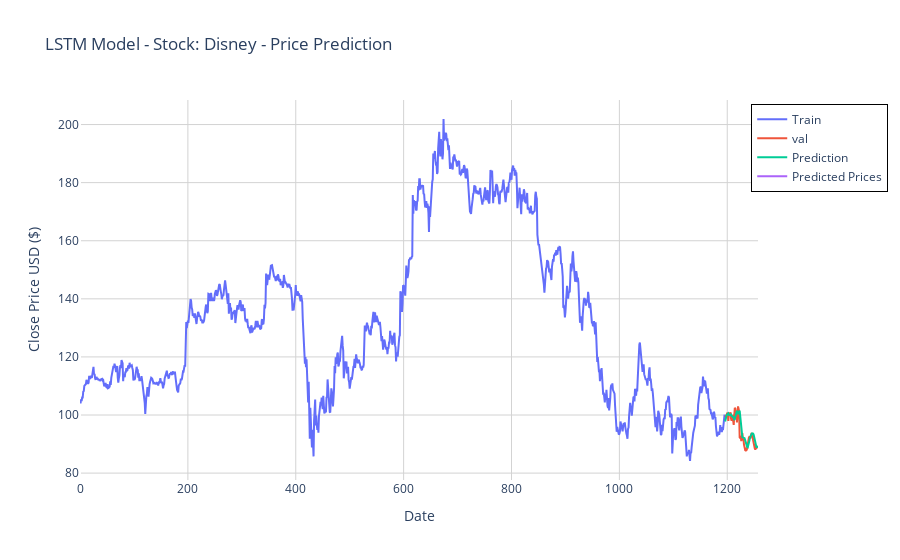

Notebook source saved alongside this figure:
### Markdown cell above
I decided  to predict the future pricing based on the last sixty days of price action and create the predict of price in the future trading days

the predicted value is $90 for disney as of today 17:40 07/07/23 dis is trading at $89.44

### Code cell
trace1 = go.Scatter(x=train.index, y=train['Close'], 
                    mode='lines', 
                    name= 'Train'
)
trace2 = go.Scatter(x=valid.index, 
                    y=valid['Close'],
                    mode='lines', 
                    name='val'
)
trace3 =go.Scatter(x=valid.index, 
                   y=valid['Predictions'], 
                   mode='lines',
                   name='Prediction'
)
dates = pd.date_range(start=pd.Timestamp.today(), periods=len(pred_prices))

trace4 = go.Scatter(x=dates, y=pred_prices.flatten(), mode='lines', name='Predicted Prices')

data = [trace1, trace2, trace3, trace4]

layout = dict(
    title='LSTM Model - Stock: Disney - Price Prediction', 
    xaxis=dict(title='Date', showgrid=True, gridcolor='lightgray'), 
    yaxis=dict(title='Close Price USD ($)', showgrid=True, gridcolor='lightgray'), 
    legend=dict(x=0.99, y=0.99, bordercolor='black', borderwidth=1), 
    plot_bgcolor='white', 
    paper_bgcolor='white'
)

fig = dict(data=data, layout=layout)
go.Figure(fig).show()

### Figure 1 — Plotly figure (JSON) as saved in the notebook; plotly's stock layout.template omitted (floating-point values rounded to 4 significant figures; data arrays with more than 128 entries replaced by an {"elided": "..."} marker saying what was removed)
{"data": [{"mode": "lines", "name": "Train", "type": "scatter", "x": {"elided": "1196 int values"}, "y": {"elided": "1196 float values"}}, {"mode": "lines", "name": "val", "type": "scatter", "x": [1196, 1197, 1198, 1199, 1200, 1201, 1202, 1203, 1204, 1205, 1206, 1207, 1208, 1209, 1210, 1211, 1212, 1213, 1214, 1215, 1216, 1217, 1218, 1219, 1220, 1221, 1222, 1223, 1224, 1225, 1226, 1227, 1228, 1229, 1230, 1231, 1232, 1233, 1234, 1235, 1236, 1237, 1238, 1239, 1240, 1241, 1242, 1243, 1244, 1245, 1246, 1247, 1248, 1249, 1250, 1251, 1252, 1253, 1254, 1255, 1256, 1257], "y": [99.76, 99.57, 99.91, 99.97, 100.8, 100.4, 97.94, 100.8, 99.9, 100.3, 100.9, 98.75, 98.07, 99.57, 99.68, 98.01, 96.61, 99.93, 102.5, 102.2, 100.6, 100.9, 97.45, 100.5, 103.0, 102.2, 101.1, 92.31, 91.99, 92.86, 90.98, 92.77, 93.76, 91.35, 91.82, 89.82, 89.07, 88.14, 88.29, 87.82, 87.96, 88.59, 90.77, 91, 92.16, 92.52, 92.53, 91.93, 93.14, 93.85, 92.45, 92.94, 91.32, 89.75, 88.64, 88.49, 88.1, 88.7, 89.06, 88.83, 88.95, 89.28]}, {"mode": "lines", "name": "Prediction", "type": "scatter", "x": [1196, 1197, 1198, 1199, 1200, 1201, 1202, 1203, 1204, 1205, 1206, 1207, 1208, 1209, 1210, 1211, 1212, 1213, 1214, 1215, 1216, 1217, 1218, 1219, 1220, 1221, 1222, 1223, 1224, 1225, 1226, 1227, 1228, 1229, 1230, 1231, 1232, 1233, 1234, 1235, 1236, 1237, 1238, 1239, 1240, 1241, 1242, 1243, 1244, 1245, 1246, 1247, 1248, 1249, 1250, 1251, 1252, 1253, 1254, 1255, 1256, 1257], "y": [97.81, 98.83, 99.55, 100.0, 100.2, 100.5, 100.6, 100.1, 99.96, 99.9, 99.95, 100.2, 100.0, 99.55, 99.33, 99.33, 99.09, 98.49, 98.54, 99.45, 100.6, 101.2, 101.4, 100.7, 100.4, 100.8, 101.3, 101.5, 99.7, 97.21, 95.1, 93.27, 92.35, 92.32, 92.26, 92.32, 92.01, 91.43, 90.65, 89.96, 89.36, 88.97, 88.89, 89.41, 90.19, 91.17, 92.1, 92.8, 93.1, 93.37, 93.69, 93.68, 93.6, 93.17, 92.33, 91.24, 90.23, 89.41, 88.98, 88.94, 89.05, 89.26]}, {"mode": "lines", "name": "Predicted Prices", "type": "scatter", "x": ["2023-07-07T21:10:23.774667"], "y": [89.54]}], "layout": {"legend": {"bordercolor": "black", "borderwidth": 1, "x": 0.99, "y": 0.99}, "paper_bgcolor": "white", "plot_bgcolor": "white", "title": {"text": "LSTM Model - Stock: Disney - Price Prediction"}, "xaxis": {"gridcolor": "lightgray", "showgrid": true, "title": {"text": "Date"}}, "yaxis": {"gridcolor": "lightgray", "showgrid": true, "title": {"text": "Close Price USD ($)"}}}}
